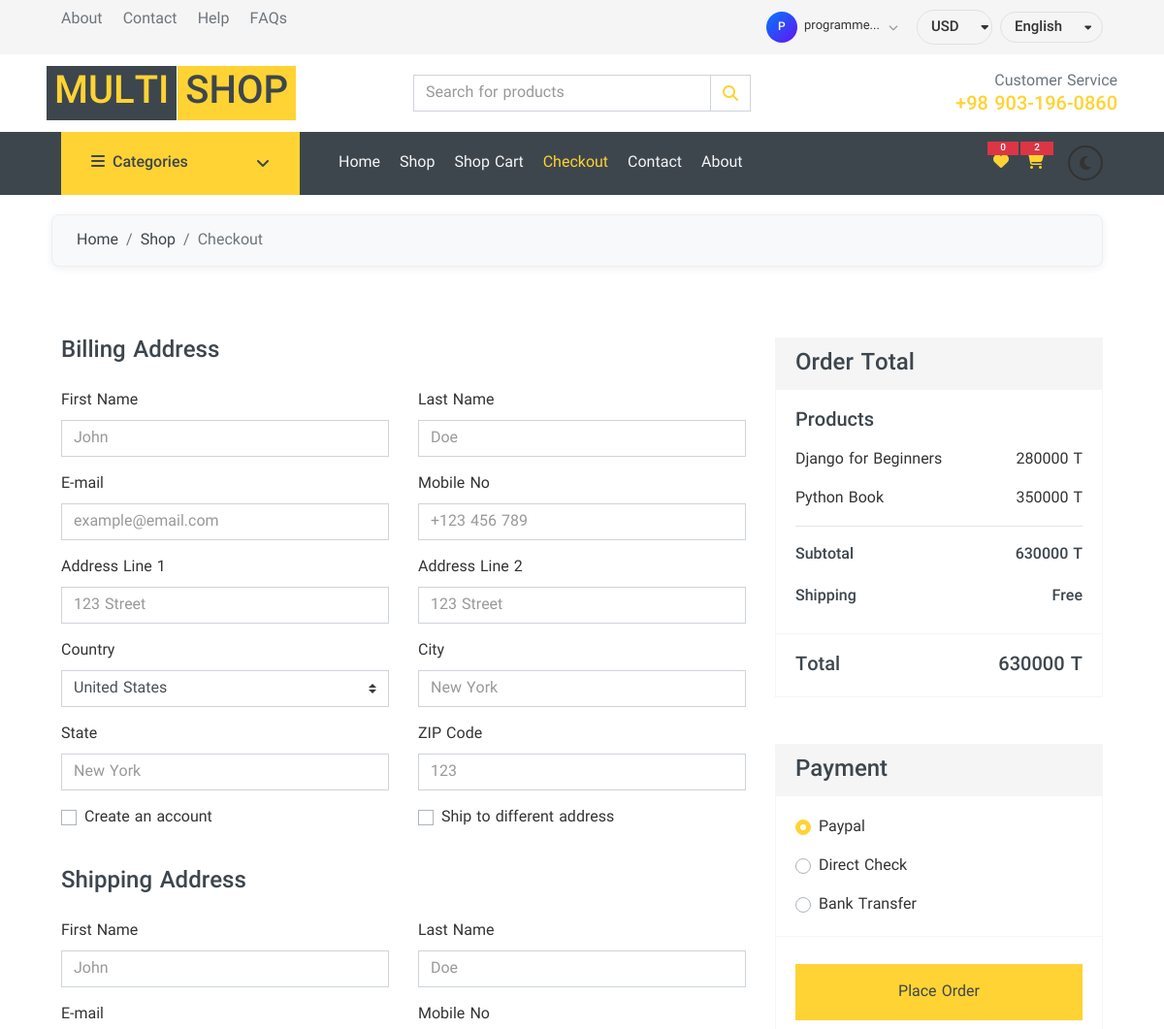
The page /en/orders/checkout/ (signed in, upper part) on the database as committed earlier.
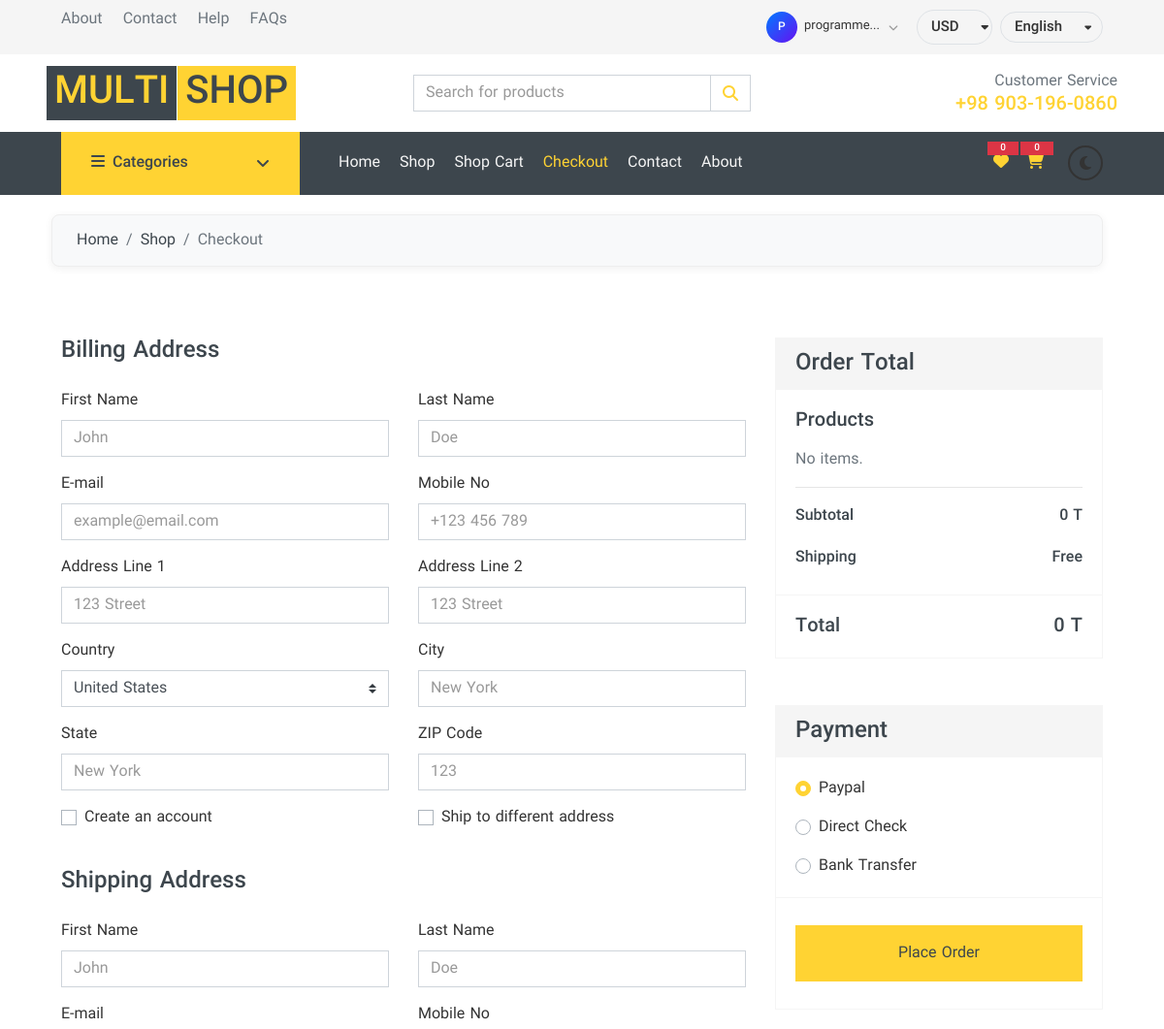
The same page on the database as committed later.
### cart/models.py (models this page shows, shortened)
class CartItem(models.Model):
    cart = models.ForeignKey(Cart, on_delete=models.CASCADE, related_name="items")
    product = models.ForeignKey(Product, on_delete=models.CASCADE)
    quantity = models.PositiveIntegerField(default=1)
    @property
    def total_price(self):
        return self.product.price * self.quantity

### shop/models/product.py (models this page shows, shortened)
class Product(models.Model):
    category = models.ForeignKey(
        Category, on_delete=models.CASCADE, related_name="products"
    )
    name = models.CharField(max_length=200)
    name_fr = models.CharField(max_length=200, blank=True, default="")
    name_ru = models.CharField(max_length=200, blank=True, default="")
    description = models.TextField(blank=True)
    description_fr = models.TextField(blank=True, default="")
    description_ru = models.TextField(blank=True, default="")
    price = models.DecimalField(
        max_digits=12, decimal_places=0, help_text="Price in Toman"
    )
    stock = models.PositiveIntegerField(default=0)
    available = models.BooleanField(default=True)
    image = models.ImageField(upload_to="products/", blank=True, null=True)
    created = models.DateTimeField(auto_now_add=True)
    color = models.CharField(max_length=50, blank=True, default="")
    size = models.CharField(max_length=10, blank=True, default="")
    favorited_by = models.ManyToManyField(
        settings.AUTH_USER_MODEL, blank=True, related_name="favorite_products"
    )
    favorites_count = models.PositiveIntegerField(default=0)
    @property
    def translated_name(self):
        lang = get_language()
        if lang == "fr" and self.name_fr:
            return self.name_fr
        if lang == "ru" and self.name_ru:
            return self.name_ru
        return self.name

### orders/views.py (the view, shortened to what this page needs)
@login_required
def checkout(request):
    cart = Cart.objects.filter(user=request.user).first()
    items = cart.items.select_related("product").all() if cart else []
    total = sum(item.total_price for item in items)
    return render(request, "orders/checkout.html", {"items": items, "total": total})

### cart/context_processors.py (called while the page is built)
def cart_item_count(request):
    count = 0
    if request.user.is_authenticated:
        try:
            cart = Cart.objects.get(user=request.user)
            count = cart.items.count()
        except Cart.DoesNotExist:
            count = 0
    return {"cart_count": count}

### shop/context_processors.py (called while the page is built)
def categories(request):
    return {"categories": Category.objects.all()}

def clean_next_path(request):
    path = request.path
    for code, _ in settings.LANGUAGES:
        prefix = f"/{code}/"
        if path.startswith(prefix):
            path = "/" + path[len(prefix) :]
            break
    return {"clean_next": path}

def favorite_count(request):
    count = 0
    if request.user.is_authenticated:
        count = Product.objects.filter(favorited_by=request.user).count()
    return {"favorite_count": count}

### shop/models/category.py (called while the page is built)
    @property
    def translated_name(self):
        lang = get_language()
        if lang == "fr" and self.name_fr:
            return self.name_fr
        if lang == "ru" and self.name_ru:
            return self.name_ru
        if lang == "es" and self.name_es:
            return self.name_es
        if lang == "de" and self.name_de:
            return self.name_de
        return self.name

### templates/orders/checkout.html (shortened to what the changed rows need)
{% extends 'base.html' %}
{% load static %}
{% load i18n %}
{% block content %}
<div class="container-fluid pt-5">
    <div class="row px-xl-5">
        <div class="col-lg-4">
            <div class="card border-secondary mb-5">
                <div class="card-body">
                    <h5 class="font-weight-medium mb-3">{% trans "Products" %}</h5>
                    {% for item in items %}
                    <div class="d-flex justify-content-between">
                        <p>{{ item.product.translated_name }}</p>
                        <p>{{ item.total_price|floatformat:0 }} T</p>
                    </div>
                    {% empty %}
                    <p class="text-muted">{% trans "No items." %}</p>
                    {% endfor %}
                    <hr class="mt-0">
                    <div class="d-flex justify-content-between mb-3 pt-1">
                        <h6 class="font-weight-medium">{% trans "Subtotal" %}</h6>
                        <h6 class="font-weight-medium">{{ total|floatformat:0 }} T</h6>
                    </div>
                    <div class="d-flex justify-content-between">
                        <h6 class="font-weight-medium">{% trans "Shipping" %}</h6>
                        <h6 class="font-weight-medium">{% trans "Free" %}</h6>
                    </div>
                </div>
                <div class="card-footer border-secondary bg-transparent">
                    <div class="d-flex justify-content-between mt-2">
                        <h5 class="font-weight-bold">{% trans "Total" %}</h5>
                        <h5 class="font-weight-bold">{{ total|floatformat:0 }} T</h5>
                    </div>
                </div>
            </div>
        </div>
    </div>
</div>
{% endblock %}

### templates/base.html (shortened to what the changed rows need)
{% load static %}
{% load i18n %}
<!DOCTYPE html>
<html lang="{{ LANGUAGE_CODE }}">
<head>
    <link href="https://cdnjs.cloudflare.com/ajax/libs/font-awesome/6.5.1/css/all.min.css" rel="stylesheet">
    <link href="{% static 'lib/owlcarousel/assets/owl.carousel.min.css' %}" rel="stylesheet">
    <link href="{% static 'lib/animate/animate.min.css' %}" rel="stylesheet">
    <link href="{% static 'css/style.min.css' %}" rel="stylesheet">
{% block extra_css %}
<link href="{% static 'css/faq-help.css' %}" rel="stylesheet">
{% endblock %}
</head>
<body>
                        {% get_current_language as CURRENT_LANG %}
                        {% get_available_languages as LANGUAGES %}
    <div class="container-fluid bg-dark mb-30">
        <div class="row px-xl-5">
            <div class="col-lg-9">
                <nav class="navbar navbar-expand-lg bg-dark navbar-dark py-3 py-lg-0 px-0">
                    <div class="collapse navbar-collapse justify-content-between" id="navbarCollapse">
                        <div class="navbar-nav ml-auto py-0 d-none d-lg-flex align-items-center">
                            <a href="{% url 'cart:detail' %}" class="btn px-0 mr-3 position-relative">
                                <i class="fas fa-shopping-cart text-primary"></i>
                                <span class="badge badge-pill badge-danger position-absolute"
                                    style="top:-4px;right:-10px;font-size:10px;min-width:18px;padding:2px 5px;">{% if cart_count %}{{ cart_count }}{% else %}0{% endif %}</span>
                            </a>
                        </div>
                    </div>
                </nav>
            </div>
        </div>
    </div>
    {% block content %}{% endblock %}
    {% trans "Searching..." as tr_searching %}
    {% trans "No products found" as tr_no_products %}
    {% trans "Search unavailable. Please try again." as tr_search_unavail %}
    {% trans "See all results for" as tr_see_all %}
</body>
</html>

Rows that differ between the two databases and show on the page:
removed CartItem: product.translated_name "Django for Beginners", total_price "280000"
removed CartItem: product.translated_name "Python Book", total_price "350000"
Other text that changed with them:
{{ total|floatformat:0 }}: "630000" → "0"
{{ cart_count }}: "2" → (not shown)
text now shown: "0 No items."
